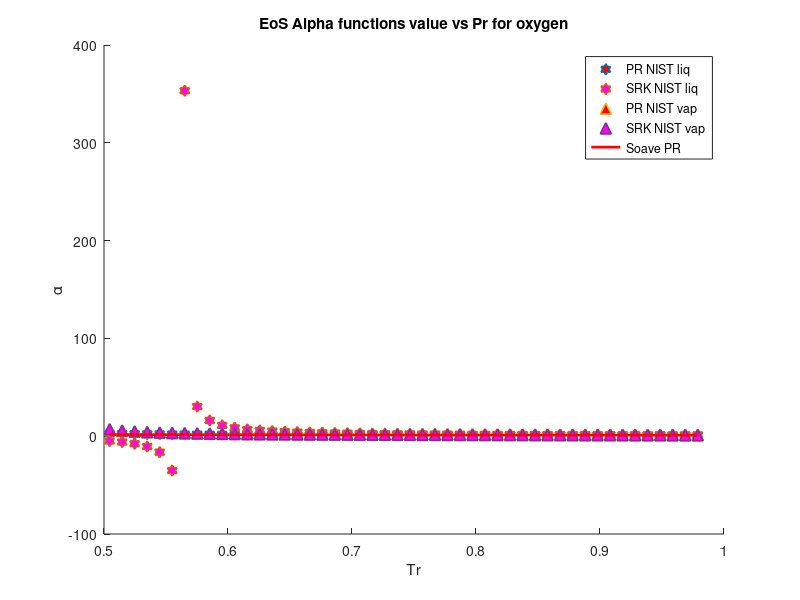

The MATLAB script that drew this image:
clear 
clc
load C9H20_sat_data.mat
%alpha PR & SRK for methane
P = P*10^6; 
omega = 0.445; %Acentric factor
Tc = 594.6; %K
Pc = 2290000; %Pa
R = 8.31446 %J/K*mol
Zc = 0.253;
b1 = 0.07780*(R*Tc/Pc);
a1 = 0.45724*(((R^2)*(Tc^2))/Pc);
b2 = 0.08664*(R*Tc/Pc);
a2 = 0.42747*(((R^2)*(Tc^2))/Pc);
omega_c = 1-3*Zc;
omega_b = 0.08446114781;
omega_a = 3*Zc^2+3*(1-2*Zc)*omega_b+omega_b^2+1-3*Zc;
a3 = omega_a*(((R^2)*(Tc^2))/Pc);
b3 = omega_b*(R*Tc/Pc);
c3 = omega_c*(R*Tc/Pc);
T = 300; %k
M = 128/1000; %kg/mol
S1=0.37464+1.54226*omega-0.26992*omega^2;
S2=0.48508+1.55171*omega-0.176*omega^2;

for i = 1:1:48
   Pr = P/Pc; 
   Tr = T/Tc;
   Tr_list(i)=Tr;
   Vm_liq(i) = M/rho_liq(i);
   Vm_vap(i) = M/rho_vap(i);
   alpha_PT_liq(i) = ((R*T)/(Vm_liq(i)-b3)-P(i))*((Vm_liq(i)^2+b3*Vm_liq(i)+c3*Vm_liq(i)-c3*b3)/a3);
   alpha_PT_vap(i) = ((R*T)/(Vm_vap(i)-b3)-P(i))*((Vm_vap(i)^2+b3*Vm_vap(i)+c3*Vm_vap(i)-c3*b3)/a3);
   alpha_PR_liq(i) = ((R*T)/(Vm_liq(i)-b1)-P(i))*((Vm_liq(i)^2+2*b1*Vm_liq(i)-b1^2)/a1)
   alpha_SRK_liq(i) = ((R*T)/(Vm_liq(i)-b2)-P(i))*((Vm_liq(i)^2+b2*Vm_liq(i))/a2);
   alpha_PR_vap(i) = ((R*T)/(Vm_vap(i)-b1)-P(i))*((Vm_vap(i)^2+2*b1*Vm_vap(i)-b1^2)/a1);
   alpha_SRK_vap(i) = ((R*T)/(Vm_vap(i)-b2)-P(i))*((Vm_vap(i)^2+b2*Vm_vap(i))/a2);
   alpha_soave_PR(i) =(1+S1*(1-sqrt(Tr)))^2;
   alpha_soave_SRK(i) =(1+S2*(1-sqrt(Tr)))^2;
   alpha_Gasem(i) = exp((1.943+0.926*Tr)*(1-(Tr)^0.1441));
%    alpha_twu(i) = (Tr)^(0.081043)*exp(0.915696*(1-(Tr)^(2.61622)));
   Temp(i)=T;
   T = T+6;
end
hold on

 plot(Tr_list,alpha_PR_liq,'h','MarkerSize',8,'MarkerFaceColor','r','LineWidth',1.2)
 %plot(Tr_list,alpha_PT_liq,'h','MarkerSize',8,'MarkerFaceColor','g','LineWidth',1.2)
 plot(Tr_list,alpha_SRK_liq,'h','MarkerSize',8,'MarkerFaceColor','m','LineWidth',1.2)
 plot(Tr_list,alpha_PR_vap,'^','MarkerSize',8,'MarkerFaceColor','r','LineWidth',1.2)
 %plot(Tr_list,alpha_PT_vap,'^','MarkerSize',8,'MarkerFaceColor','g','LineWidth',1.2)
 plot(Tr_list,alpha_SRK_vap,'^','MarkerSize',8,'MarkerFaceColor','m','LineWidth',1.2)
 plot(Tr_list,alpha_soave_PR,'r','LineWidth',2)
% plot(Tr_list,alpha_soave_SRK,'g','LineWidth',2)
% plot(Tr_list,alpha_Gasem,'b','LineWidth',2)

hold off
legend('PR NIST liq','SRK NIST liq','PR NIST vap','SRK NIST vap','Soave PR')
xlabel('Tr')
ylabel('\alpha')
title('EoS Alpha functions value vs Pr for oxygen')
